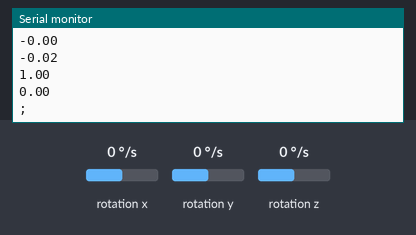
The sketch below on a simulated Arduino Uno, built with avr-gcc and run on an emulated ATmega328P. Shown: the last lines printed to the serial monitor. Wiring (inferred from the names in the program): MPU-6050 motion sensor at I2C address 0x68. Inputs (shaded band) come from the test bench; at power-on: rotation x 0 °/s, rotation y 0 °/s, rotation z 0 °/s.

Above: at 1.2 s.
1.3 s: rotation x set to -192 °/s
At 2.0 s:
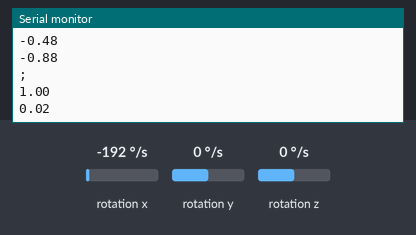
2.8 s: rotation y set to -192 °/s
At 3.6 s:
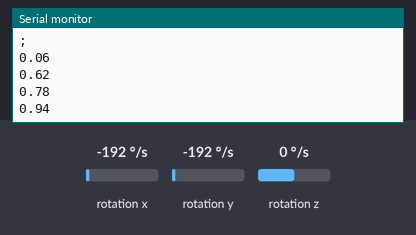
4.3 s: rotation z set to -192 °/s
At 4.9 s:
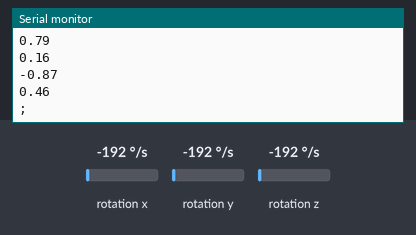
Timing chart, 0 to 7.3 s (numbered marks = the images above; inputs shaded):
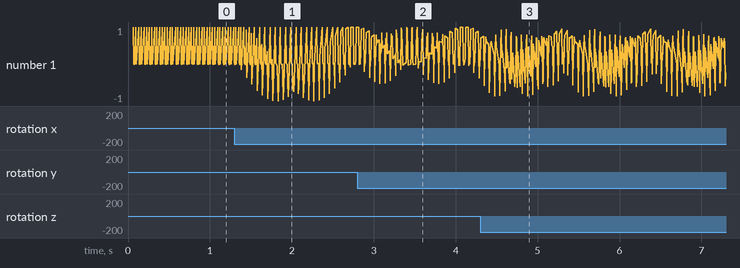

The sketch:

gyro_math.ino
```cpp
#include<Wire.h>

#define MPU_ADDR 0x68 // I2C address of the MPU-6050
#define RADIENT_PER_MILLIS 0.00000013333333333

int16_t GyX, GyY, GyZ;

long last_read_when;

double x1 = 1, y1 = 0, z1 = 0;
double x2 = 0, y2 = 1, z2 = 0;

void setup() {
  Wire.begin();
  Wire.beginTransmission(MPU_ADDR);
  Wire.write(0x6B);  // PWR_MGMT_1 register
  Wire.write(0);     // set to zero (wakes up the MPU-6050)
  Wire.endTransmission(true);
  Serial.begin(9600);
  last_read_when = millis();
}

void readSensor() {
  Wire.beginTransmission(MPU_ADDR);
  Wire.write(0x43);  // starting with register 0x43
  Wire.endTransmission(false);
  Wire.requestFrom(MPU_ADDR, 6, true); // request a total of 6 registers
  GyX = (Wire.read() << 8 | Wire.read()) + 111; // 0x43 (GYRO_XOUT_H) & 0x44 (GYRO_XOUT_L)
  GyY = (Wire.read() << 8 | Wire.read()) + 15; // 0x45 (GYRO_YOUT_H) & 0x46 (GYRO_YOUT_L)
  GyZ = (Wire.read() << 8 | Wire.read()) + 108; // 0x47 (GYRO_ZOUT_H) & 0x48 (GYRO_ZOUT_L)
}

void update() {
  readSensor();
  int delta_time = millis() - last_read_when;
  last_read_when += delta_time;
  double ratio = RADIENT_PER_MILLIS * delta_time;

  handleX(&x1, &y1, &z1, &x2, &y2, &z2, GyX * ratio);
  handleX(&x2, &y2, &z2, &x1, &y1, &z1, GyY * ratio);

  // handle Z
  double delta_z = GyZ * ratio;
  double cos_z = cos(delta_z);
  double sin_z = sin(delta_z);

  double x1_ = x1 * cos_z + x2 * sin_z;
  double y1_ = y1 * cos_z + y2 * sin_z;
  double z1_ = z1 * cos_z + z2 * sin_z;
  double x2_ = - x1 * sin_z + x2 * cos_z;
  double y2_ = - y1 * sin_z + y2 * cos_z;
  double z2_ = - z1 * sin_z + z2 * cos_z;

  x1 = x1_;
  y1 = y1_;
  z1 = z1_;
  x2 = x2_;
  y2 = y2_;
  z2 = z2_;
}

void handleX(
  double *_x1, double *_y1, double *_z1,
  double *_x2, double *_y2, double *_z2, float delta_x
) {
  // Base Vectors
  double xsq_plus_ysq = sq(*_x1) + sq(*_y1);
  double ysq_plus_zsq = sq(*_y1) + sq(*_z1);
  double v_multiplier, w_multiplier, vx, vy, vz, wx, wy, wz;
  if (xsq_plus_ysq > ysq_plus_zsq) {  // Choose the proper base veectors to avoid 0 / 0
    v_multiplier = 1 / sqrt(xsq_plus_ysq);
    w_multiplier = 1 / sqrt(
      sq(*_z1) * xsq_plus_ysq + sq(xsq_plus_ysq)
    );
    vx = *_y1 * v_multiplier;
    vy = - *_x1 * v_multiplier;
    vz = 0;
    wx = *_x1 * *_z1 * w_multiplier;
    wy = *_y1 * *_z1 * w_multiplier;
    wz = - xsq_plus_ysq * w_multiplier;
  } else {
    v_multiplier = 1 / sqrt(ysq_plus_zsq);
    w_multiplier = 1 / sqrt(
      sq(*_x1) * ysq_plus_zsq + sq(ysq_plus_zsq)
    );
    vx = 0;
    vy = *_z1 * v_multiplier;;
    vz = - *_y1 * v_multiplier;
    wx = - ysq_plus_zsq * w_multiplier;
    wy = *_x1 * *_y1 * w_multiplier;
    wz = *_x1 * *_z1 * w_multiplier;
  }

  // Base change
  double v2 = vx * *_x2 + vy * *_y2 + vz * *_z2;
  double w2 = wx * *_x2 + wy * *_y2 + wz * *_z2;
  // Serial.print("v2 ");
  // Serial.println(v2);
  // Serial.print("w2 ");
  // Serial.println(w2);

  // vector to angle
  double angle = acos(v2);
  if (isnan(angle)) {
    if (v2 >= 1) {
      angle = 0;
    } else {
      angle = PI;
    }
  }
  if (w2 < 0) {
    angle = - angle;
  }
  // Serial.print("angle ");
  // Serial.println(angle);

  // rotate
  angle += delta_x;
  // Serial.print("delta_x ");
  // Serial.println(delta_x * 5000000);
  // Serial.print("angle ");
  // Serial.println(angle);

  // angle to vector
  double v2_ = cos(angle);
  double w2_ = sin(angle);
  // Serial.print("v2_ ");
  // Serial.println(v2_);
  // Serial.print("w2_ ");
  // Serial.println(w2_);

  // change base back
  *_x2 = vx * v2_ + wx * w2_;
  *_y2 = vy * v2_ + wy * w2_;
  *_z2 = vz * v2_ + wz * w2_;
}

void loop() {
  long sec = millis();
  // long mil, taken;
  while (millis() - sec < 60) {
    // mil = millis();
    update();
    // taken = millis() - mil;
    // Serial.print("one calc takes ms: ");
    // Serial.println(taken);
    delay(1);
  }
  Serial.println(x1);
  Serial.println(y1);
  Serial.println(z1);
  Serial.println(x2);
  Serial.println(y2);
  Serial.println(z2);
  Serial.println(";");
  delay(1);
}
```

Measured:
- after the input at 1.3 s, the serial monitor: prints a new line after 0.08 s (image 1)
- plotted number 1: 0.02 → 0.99 after the input at 1.3 s
